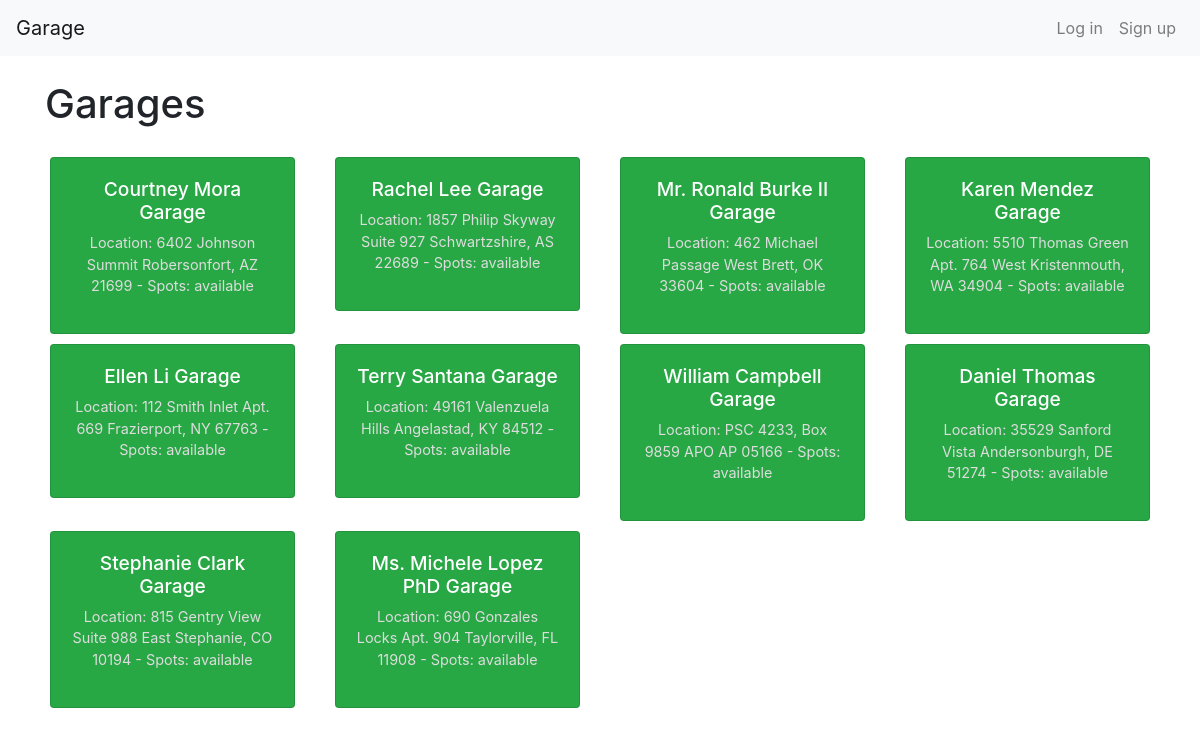
The page / on the database its author committed.
### models.py (models this page shows)
class Garage(Base):
    __tablename__ = "garages"
    id = Column(Integer, primary_key=True)
    name = Column(String(50))
    location = Column(String(100))

### app.py (the view)
@app.route("/")
def index():
    garages = Garages.getAllGarages()
    return render_template("index.html", garages=garages, user=getUser())

### app.py (called while the page is built)
def getUser():
    return current_user.username if current_user.is_authenticated else None

### models.py (called while the page is built)
    def getAllGarages():
        garages = session.query(Garage).all()
        garages_as_dict = [user.__dict__ for user in garages]
        return garages_as_dict

### templates/index.html (shortened to what this page needs)
<!DOCTYPE html>
<html lang="en">
<head>
    <link rel="stylesheet" href="https://maxcdn.bootstrapcdn.com/bootstrap/4.0.0/css/bootstrap.min.css">
</head>
<body>
    {% include "head.html" %}
    <div class="container mt-4">
        <h1 class="mb-4">Garages</h1>
        <div class="row">
            {% for garage in garages %}
            <div class="col-sm-12 col-md-6 col-lg-4 col-xl-3">
                <div class="card spot-card {{ 'available' if garage.id else 'unavailable' }}" onclick="location.href='/garage/{{ garage.id if garage.id else '#' }}'">
                    <div class="card-body spot-body">
                        <h5 class="card-title">{{ garage.name }}</h5>
                        <p class="garage-info">Location: {{ garage.location }} - Spots: {{ garage.spots_available }} available</p>
                    </div>
                </div>
            </div>
            {% endfor %}
        </div>
    </div>
</body>
</html>

### templates/head.html (shortened to what this page needs)
<nav class="navbar navbar-expand-lg navbar-light bg-light">
    <a class="navbar-brand" href="/">Garage</a>
    <div class="collapse navbar-collapse" id="navbarNav">
        <ul class="navbar-nav ml-auto">
            {% if user %}
            <li class="nav-item"><a class="nav-link" href="/account">Welcome {{user}}</a></li>
            <li class="nav-item"><a class="nav-link" href="/cart">Cart</a></li>
            <li class="nav-item"><a class="nav-link" href="/signout">Sign out</a></li>
            {% else %}
            <li class="nav-item"><a class="nav-link" href="/login">Log in</a></li>
            <li class="nav-item"><a class="nav-link" href="/signup">Sign up</a></li>
            {% endif %}
        </ul>
    </div>
</nav>

### templates/index.html (style rules this page uses)
.spot-card { margin: 5px; cursor: pointer; transition: transform 0.2s; }
.spot-body { text-align: center; }
.available { background-color: #28a745; color: white; }
.card-title { font-size: 1.2rem; margin-bottom: 0.5rem; }
.garage-info { font-size: 0.9rem; color: #ddd; }

### rows shown on the page
Garage: name "Courtney Mora Garage", location "6402 Johnson Summit Robersonfort, AZ 21699"
Garage: name "Rachel Lee Garage", location "1857 Philip Skyway Suite 927 Schwartzshire, AS 22689"
Garage: name "Mr. Ronald Burke II Garage", location "462 Michael Passage West Brett, OK 33604"
Garage: name "Karen Mendez Garage", location "5510 Thomas Green Apt. 764 West Kristenmouth, WA 34904"
Garage: name "Ellen Li Garage", location "112 Smith Inlet Apt. 669 Frazierport, NY 67763"
Garage: name "Terry Santana Garage", location "49161 Valenzuela Hills Angelastad, KY 84512"
Garage: name "William Campbell Garage", location "PSC 4233, Box 9859 APO AP 05166"
Garage: name "Daniel Thomas Garage", location "35529 Sanford Vista Andersonburgh, DE 51274"
Garage: name "Stephanie Clark Garage", location "815 Gentry View Suite 988 East Stephanie, CO 10194"
Garage: name "Ms. Michele Lopez PhD Garage", location "690 Gonzales Locks Apt. 904 Taylorville, FL 11908"
